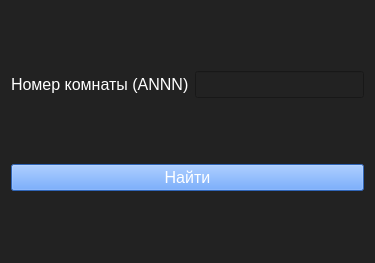
<?xml version="1.0" encoding="UTF-8"?>
<ui version="4.0">
 <class>FindRoomByIdForm</class>
 <widget class="QWidget" name="FindRoomByIdForm">
  <property name="geometry">
   <rect>
    <x>0</x>
    <y>0</y>
    <width>375</width>
    <height>263</height>
   </rect>
  </property>
  <property name="windowTitle">
   <string>Найти комнату по номеру</string>
  </property>
  <property name="styleSheet">
   <string notr="true">background-color: rgb(34, 34, 34);
color: rgb(255, 255, 255);</string>
  </property>
  <layout class="QVBoxLayout" name="verticalLayout">
   <item>
    <layout class="QGridLayout" name="gridLayout">
     <item row="0" column="0">
      <widget class="QLabel" name="label">
       <property name="font">
        <font>
         <pointsize>12</pointsize>
        </font>
       </property>
       <property name="text">
        <string>Номер комнаты (ANNN)</string>
       </property>
      </widget>
     </item>
     <item row="0" column="1">
      <widget class="QLineEdit" name="roomId">
       <property name="font">
        <font>
         <pointsize>12</pointsize>
        </font>
       </property>
       <property name="maxLength">
        <number>4</number>
       </property>
      </widget>
     </item>
    </layout>
   </item>
   <item>
    <widget class="QPushButton" name="FindRoomByIdBtn">
     <property name="font">
      <font>
       <pointsize>12</pointsize>
      </font>
     </property>
     <property name="styleSheet">
      <string notr="true">background-color: rgb(67, 142, 255);</string>
     </property>
     <property name="text">
      <string>Найти</string>
     </property>
    </widget>
   </item>
  </layout>
 </widget>
 <resources/>
 <connections/>
</ui>
